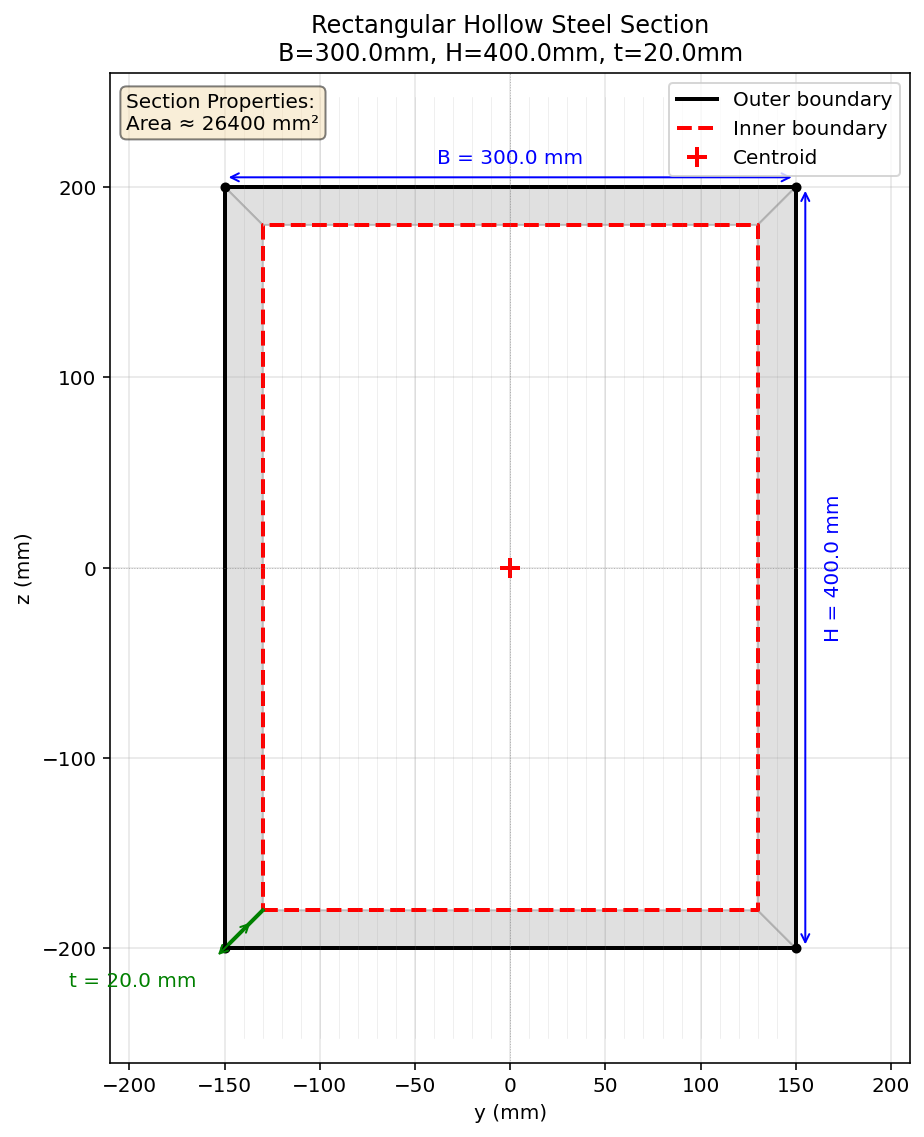

This chart was generated by the following Python code:
def RECTANGULAR_HOLLOW_STEEL_SECTION_FUN(secTag, matTag, B, H, t, nFib, DENSITY_STEEL, plot=True):
    
    import openseespy.opensees as ops
    import matplotlib.pyplot as plt
    import numpy as np
    # Create patches for the steel area
    from matplotlib.patches import Polygon, Rectangle
    from matplotlib.collections import PatchCollection

    """
    Fiber section definition for a Rectangular Hollow Steel Section (RHS)
    and optional visualization of the section geometry.
    """
    # -------------------------
    # Basic geometric check
    # -------------------------
    if t >= B/2:
        raise ValueError("Thickness t must be smaller than B/2")
    
    # -------------------------
    # Section Area Calculation
    # -------------------------
    AREA = B**2 - (B - 2*t) * (H - 2*t)  # [mm^2] 

    # -------------------------
    # OpenSees fiber section
    # -------------------------
    ops.section('Fiber', secTag) # INFO LINK: https://openseespydoc.readthedocs.io/en/latest/src/fibersection.html

    # Outer coordinates
    y1 = -B / 2.0
    y2 =  B / 2.0
    z1 = -H / 2.0
    z2 =  H / 2.0

    # Inner (hollow) coordinates
    yi1 = y1 + t
    yi2 = y2 - t
    zi1 = z1 + t
    zi2 = z2 - t

    # -------------------------
    # Steel plates
    # -------------------------

    # Top plate
    ops.patch('quad', matTag, nFib, 1,
              y1,  z2,
              y2,  z2,
              yi2, zi2,
              yi1, zi2)

    # Bottom plate
    ops.patch('quad', matTag, nFib, 1,
              yi1, zi1,
              yi2, zi1,
              y2,  z1,
              y1,  z1)

    # Right plate
    ops.patch('quad', matTag, 1, nFib,
              yi2, zi1,
              y2,  z1,
              y2,  z2,
              yi2, zi2)

    # Left plate
    ops.patch('quad', matTag, 1, nFib,
              y1,  z1,
              yi1, zi1,
              yi1, zi2,
              y1,  z2)

    # -------------------------
    # Plot section geometry (improved)
    # -------------------------
    if plot:
        # Create figure with better styling
        fig, ax = plt.subplots(figsize=(8, 8))
                
        # Define the four wall patches
        # Top wall
        top_wall = Polygon([
            [y1, z2], [y2, z2], [yi2, zi2], [yi1, zi2]
        ], closed=True)
        
        # Bottom wall
        bottom_wall = Polygon([
            [yi1, zi1], [yi2, zi1], [y2, z1], [y1, z1]
        ], closed=True)
        
        # Right wall
        right_wall = Polygon([
            [yi2, zi1], [y2, z1], [y2, z2], [yi2, zi2]
        ], closed=True)
        
        # Left wall
        left_wall = Polygon([
            [y1, z1], [yi1, zi1], [yi1, zi2], [y1, z2]
        ], closed=True)
        
        # Create a collection of patches with grey fill
        patches = [top_wall, bottom_wall, right_wall, left_wall]
        collection = PatchCollection(patches, 
                                   facecolor='lightgray', 
                                   edgecolor='darkgray',
                                   linewidth=1,
                                   alpha=0.7)
        
        # Add patches to the plot
        ax.add_collection(collection)
        
        # Add boundary lines for better definition
        # Outer rectangle
        outer_y = [y1, y2, y2, y1, y1]
        outer_z = [z1, z1, z2, z2, z1]
        ax.plot(outer_y, outer_z, 'k-', linewidth=2, label='Outer boundary')
        
        # Inner rectangle (hole)
        inner_y = [yi1, yi2, yi2, yi1, yi1]
        inner_z = [zi1, zi1, zi2, zi2, zi1]
        ax.plot(inner_y, inner_z, 'r--', linewidth=2, label='Inner boundary')
        
        # Add dimensions
        # Center lines
        ax.axhline(y=0, color='gray', linestyle=':', linewidth=0.5, alpha=0.5)
        ax.axvline(x=0, color='gray', linestyle=':', linewidth=0.5, alpha=0.5)
        
        # Add dimension arrows and text
        # Width dimension
        ax.annotate('', xy=(y1, z2+5), xytext=(y2, z2+5),
                   arrowprops=dict(arrowstyle='<->', color='blue'))
        ax.text(0, z2+10, f'B = {B} mm', ha='center', va='bottom', color='blue')
        
        # Height dimension
        ax.annotate('', xy=(y2+5, z1), xytext=(y2+5, z2),
                   arrowprops=dict(arrowstyle='<->', color='blue'))
        ax.text(y2+15, 0, f'H = {H} mm', ha='left', va='center', color='blue', rotation=90)
        
        # Thickness dimension
        # Show thickness at one corner
        corner_x = [y1, yi1]
        corner_y = [z1, zi1]
        ax.plot(corner_x, corner_y, 'g-', linewidth=2)
        ax.annotate('', xy=(y1-5, z1-5), xytext=(yi1-5, zi1-5),
                   arrowprops=dict(arrowstyle='<->', color='green'))
        ax.text(y1-15, z1-20, f't = {t} mm', ha='right', color='green')
        
        # Add corner markers
        ax.plot(y1, z1, 'ko', markersize=4)
        ax.plot(y2, z1, 'ko', markersize=4)
        ax.plot(y2, z2, 'ko', markersize=4)
        ax.plot(y1, z2, 'ko', markersize=4)
        
        # Add centroid marker
        ax.plot(0, 0, 'r+', markersize=10, markeredgewidth=2, label='Centroid')
        
        # Add cross-hatch pattern for steel area (optional)
        # This creates a subtle pattern to distinguish the steel
        for i in range(-int(B), int(B), 10):
            if i > y1 and i < y2:
                ax.axvline(x=i, ymin=(z1+zi1)/2/H+0.5, ymax=(z2+zi2)/2/H+0.5, 
                          color='gray', linewidth=0.3, alpha=0.2)
        
        # Set equal aspect ratio
        ax.set_aspect('equal')
        
        # Set labels and title
        ax.set_xlabel('y (mm)')
        ax.set_ylabel('z (mm)')
        ax.set_title(f'Rectangular Hollow Steel Section\nB={B}mm, H={H}mm, t={t}mm')
        
        # Add grid
        ax.grid(True, alpha=0.3)
        
        # Add legend
        ax.legend(loc='upper right')
        
        # Set margins to show dimensions clearly
        margin = max(B, H) * 0.15
        ax.set_xlim([y1 - margin, y2 + margin])
        ax.set_ylim([z1 - margin, z2 + margin])
        
        # Add section properties box
        area = 2 * t * (B + H - 2 * t)  # Approximate area
        props_text = f'Section Properties:\nArea ≈ {area:.0f} mm²'
        ax.text(0.02, 0.98, props_text, transform=ax.transAxes,
               verticalalignment='top',
               bbox=dict(boxstyle='round', facecolor='wheat', alpha=0.5))
        
        plt.tight_layout()
        plt.show()

    ELE_MASS  = DENSITY_STEEL * AREA   # Mass Per Length
     
    return AREA, ELE_MASS
